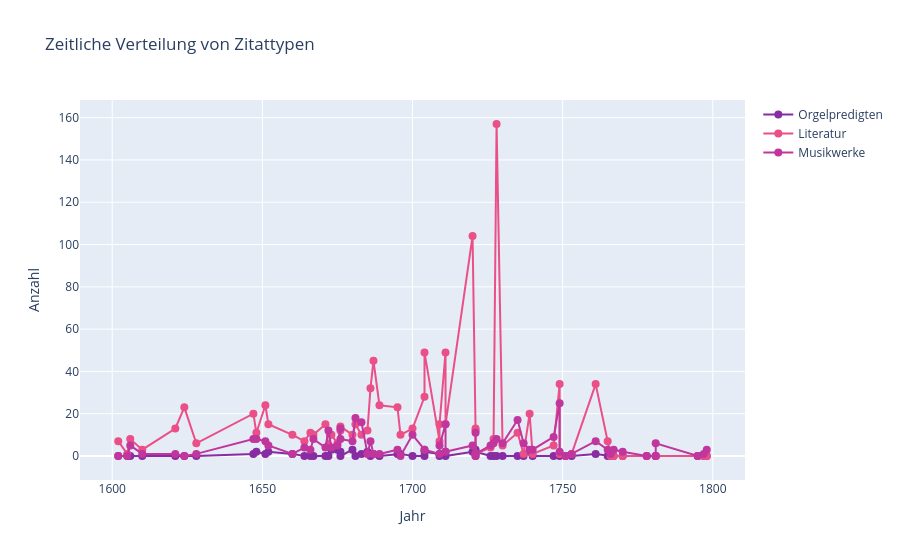

The cell this chart's notebook holds for it:
### Code cell
df = pd.DataFrame(quotes_per_year, columns=["Jahr", "Anzahl"])
df[["Orgelpredigten", "Literatur", "Musikwerke"]] = pd.DataFrame(df["Anzahl"].tolist(), index=df.index)
df = df.drop(columns="Anzahl")

# Melt to long format for plotly express
df_long = df.melt(id_vars="Jahr", value_vars=["Orgelpredigten", "Literatur", "Musikwerke"],
                  var_name="type", value_name="Anzahl")

# Create figure
fig = go.Figure()

# Add line traces with custom colors
for t in df_long["type"].unique():
    subset = df_long[df_long["type"] == t]
    fig.add_trace(
        go.Scatter(
            x=subset["Jahr"],
            y=subset["Anzahl"],
            mode="lines+markers",
            name=t,
            line=dict(color=colors[t], width=2),
            marker=dict(size=8)
        )
    )

# Layout
fig.update_layout(
    title="Zeitliche Verteilung von Zitattypen",
    xaxis_title="Jahr",
    yaxis_title="Anzahl"
)

fig.show()

### Figure 1 — Plotly figure (JSON) as saved in the notebook; plotly's stock layout.template omitted (floating-point values rounded to 4 significant figures)
{"data": [{"line": {"color": "rgb(135, 44, 162)", "width": 2}, "marker": {"size": 8}, "mode": "lines+markers", "name": "Orgelpredigten", "type": "scatter", "x": [1602, 1605, 1606, 1610, 1621, 1624, 1628, 1647, 1648, 1651, 1652, 1660, 1664, 1666, 1667, 1671, 1672, 1673, 1675, 1676, 1676, 1680, 1681, 1683, 1685, 1686, 1687, 1689, 1695, 1696, 1700, 1704, 1704, 1709, 1709, 1711, 1711, 1720, 1721, 1721, 1721, 1726, 1727, 1728, 1730, 1735, 1737, 1739, 1740, 1747, 1749, 1749, 1751, 1753, 1761, 1765, 1766, 1767, 1770, 1778, 1781, 1781, 1795, 1797, 1798], "y": [0, 0, 0, 0, 0, 0, 0, 1, 2, 1, 2, 1, 0, 0, 0, 0, 0, 3, 3, 2, 0, 3, 0, 1, 2, 0, 1, 0, 1, 1, 0, 0, 2, 1, 0, 2, 0, 2, 0, 3, 2, 0, 0, 0, 0, 0, 0, 2, 0, 0, 1, 0, 0, 0, 1, 0, 0, 0, 0, 0, 0, 0, 0, 0, 0]}, {"line": {"color": "rgb(234, 79, 136)", "width": 2}, "marker": {"size": 8}, "mode": "lines+markers", "name": "Literatur", "type": "scatter", "x": [1602, 1605, 1606, 1610, 1621, 1624, 1628, 1647, 1648, 1651, 1652, 1660, 1664, 1666, 1667, 1671, 1672, 1673, 1675, 1676, 1676, 1680, 1681, 1683, 1685, 1686, 1687, 1689, 1695, 1696, 1700, 1704, 1704, 1709, 1709, 1711, 1711, 1720, 1721, 1721, 1721, 1726, 1727, 1728, 1730, 1735, 1737, 1739, 1740, 1747, 1749, 1749, 1751, 1753, 1761, 1765, 1766, 1767, 1770, 1778, 1781, 1781, 1795, 1797, 1798], "y": [7, 1, 8, 3, 13, 23, 6, 20, 11, 24, 15, 10, 7, 11, 10, 15, 5, 10, 6, 12, 14, 10, 15, 10, 12, 32, 45, 24, 23, 10, 13, 28, 49, 7, 15, 49, 15, 104, 13, 12, 1, 4, 8, 157, 5, 11, 1, 20, 1, 5, 34, 1, 0, 1, 34, 7, 0, 0, 0, 0, 0, 0, 0, 0, 0]}, {"line": {"color": "rgb(192, 54, 157)", "width": 2}, "marker": {"size": 8}, "mode": "lines+markers", "name": "Musikwerke", "type": "scatter", "x": [1602, 1605, 1606, 1610, 1621, 1624, 1628, 1647, 1648, 1651, 1652, 1660, 1664, 1666, 1667, 1671, 1672, 1673, 1675, 1676, 1676, 1680, 1681, 1683, 1685, 1686, 1687, 1689, 1695, 1696, 1700, 1704, 1704, 1709, 1709, 1711, 1711, 1720, 1721, 1721, 1721, 1726, 1727, 1728, 1730, 1735, 1737, 1739, 1740, 1747, 1749, 1749, 1751, 1753, 1761, 1765, 1766, 1767, 1770, 1778, 1781, 1781, 1795, 1797, 1798], "y": [0, 0, 5, 1, 1, 0, 1, 8, 8, 7, 5, 1, 4, 3, 8, 4, 12, 4, 5, 13, 8, 7, 18, 16, 1, 7, 1, 1, 3, 0, 10, 3, 3, 1, 5, 15, 2, 5, 0, 11, 1, 5, 6, 8, 6, 17, 6, 3, 3, 9, 25, 2, 0, 1, 7, 3, 1, 3, 2, 0, 0, 6, 0, 1, 3]}], "layout": {"title": {"text": "Zeitliche Verteilung von Zitattypen"}, "xaxis": {"title": {"text": "Jahr"}}, "yaxis": {"title": {"text": "Anzahl"}}}}
